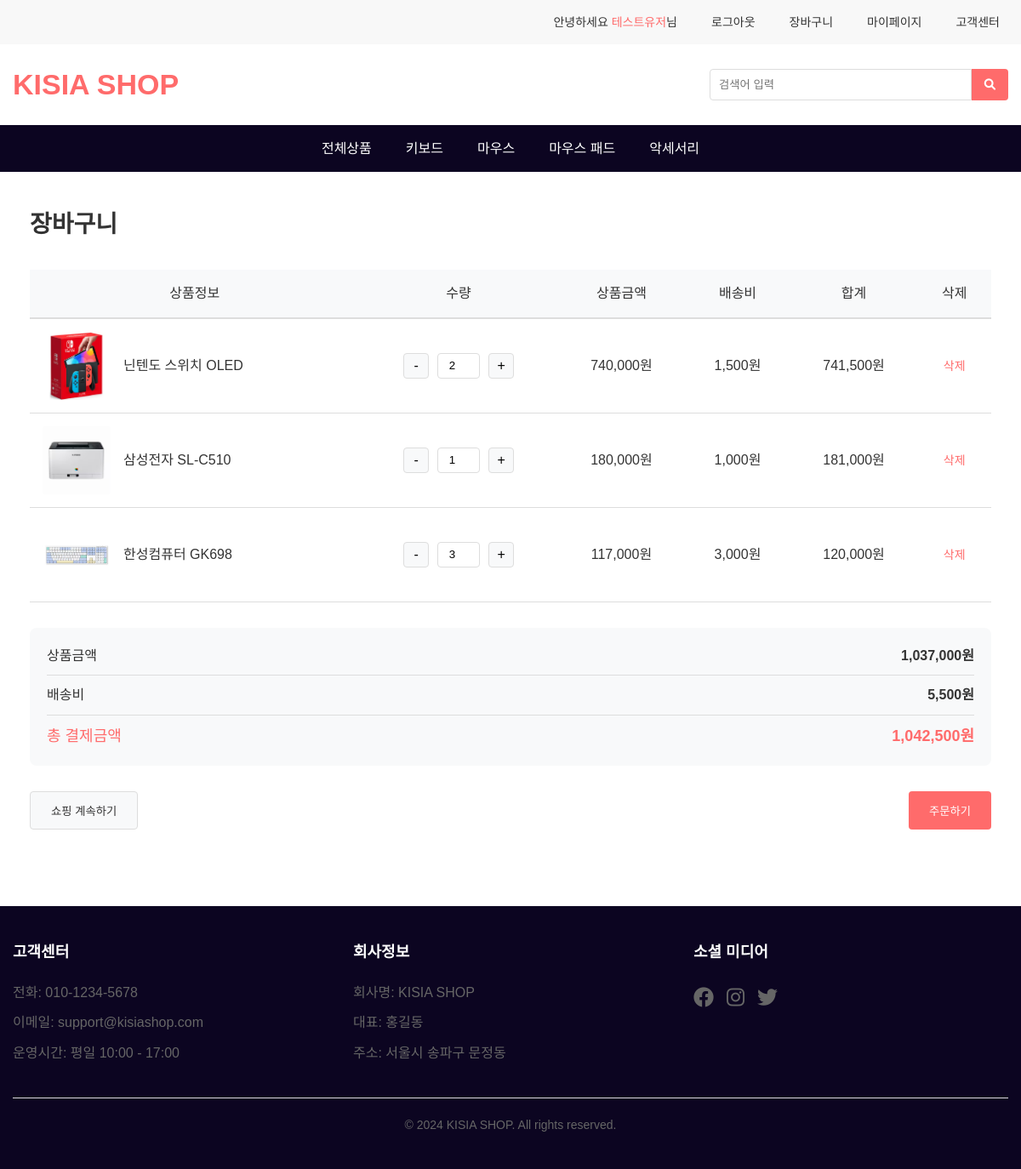
Screenshot of /mainmenu/cart.php (signed in) with the database file from the repository.
### tables this page shows
CREATE TABLE cart_items (
    id INT PRIMARY KEY AUTO_INCREMENT,
    user_id INT NOT NULL,
    product_id INT NOT NULL,
    quantity INT NOT NULL DEFAULT 1,
    added_at DATETIME DEFAULT CURRENT_TIMESTAMP,
    FOREIGN KEY (user_id) REFERENCES users(id) ON DELETE CASCADE,
    FOREIGN KEY (product_id) REFERENCES products(id) ON DELETE CASCADE,
    UNIQUE (user_id, product_id)
);

CREATE TABLE IF NOT EXISTS products (
  id INT AUTO_INCREMENT PRIMARY KEY,
  name VARCHAR(255) NOT NULL,
  short_description VARCHAR(255),
  description TEXT,
  price INT NOT NULL,
  stock INT DEFAULT 0,
  image_url VARCHAR(500),
  created_at DATETIME DEFAULT CURRENT_TIMESTAMP,
  deliver_price INT DEFAULT 0,
  category VARCHAR(255) NOT NULL,
  avg_rating FLOAT(2,1) DEFAULT 0,
  review_count INT DEFAULT 0
);

### mainmenu/queries/get_cart_items.php (called while the page is built, shortened)
<?php
require_once '/var/www/html/mainmenu/common/db.php';
$id = $_SESSION['id'];
$cart_items = array();
$sql = "SELECT ci.*, p.image_url, p.name, p.price, p.deliver_price, p.id
        FROM cart_items ci
        JOIN products p ON ci.product_id = p.id
        WHERE ci.user_id = ?";
$stmt = $conn->prepare($sql);
$stmt->bind_param("i", $id);
$stmt->execute();
$get_cart_items = $stmt->get_result();
while ($row = $get_cart_items->fetch_assoc()) {
    $cart_items[] = $row;
}
$subtotal = 0;
$shippingTotal = 0;
$grandTotal = 0;
foreach ($cart_items as $item) {
    $subtotal += $item['price'] * $item['quantity'];
    $shippingTotal += $item['deliver_price'];
    $grandTotal += $item['price'] * $item['quantity'] + $item['deliver_price'];
}
?>

### mainmenu/cart.php (the view, shortened to what this page needs)
<!DOCTYPE html>
<html lang="ko">
<head>
    <link rel="stylesheet" href="css/style.css">
    <link rel="stylesheet" href="css/cart.css">
    <link rel="stylesheet" href="https://cdnjs.cloudflare.com/ajax/libs/font-awesome/6.0.0/css/all.min.css">
</head>
<body>
    <?php include 'common/header.php'; ?>
    <?php require_once 'queries/get_cart_items.php'; ?>
    <main class="main-content">
        <div class="container">
            <div class="cart-container">
                <h2 class="page-title">장바구니</h2>
                <?php if (empty($cart_items)) : ?>
                    <div class="empty-cart">
                        <div class="empty-cart-icon">
                            <i class="fas fa-shopping-cart"></i>
                        </div>
                        <p class="empty-cart-message">장바구니가 비어있습니다.</p>
                        <a href="all.php" class="btn-shop">쇼핑하기</a>
                    </div>
                <?php else : ?>
                    <table class="cart-table">
                        <thead>
                            <tr>
                                <th>상품정보</th>
                                <th>수량</th>
                                <th>상품금액</th>
                                <th>배송비</th>
                                <th>합계</th>
                                <th>삭제</th>
                            </tr>
                        </thead>
                        <tbody>
                            <?php foreach ($cart_items as $item) : ?>
                            <tr data-cart-item-id="<?= $item['id'] ?>">
                                <td>
                                    <div class="product-info">
                                        <img src="<?php echo '/' . $item['image_url']; ?>" alt="상품 이미지" class="product-image">
                                        <a href="product_explain.php?id=<?php echo $item['product_id']; ?>" class="product-name"><?php echo $item['name']; ?></a>
                                    </div>
                                </td>
                                <td>
                                    <div class="quantity-control">
                                        <button class="quantity-btn" data-action="decrease">-</button>
                                        <input type="number" class="quantity-input" value="<?php echo $item['quantity']; ?>" min="1" data-price="<?php echo $item['price']; ?>">
                                        <button class="quantity-btn" data-action="increase">+</button>
                                    </div>
                                </td>
                                <td class="product-price"><?php echo number_format($item['price'] * $item['quantity']); ?>원</td>
                                <td class="shipping-fee" data-price="<?php echo $item['deliver_price']; ?>"><?php echo number_format($item['deliver_price']); ?>원</td>
                                <td class="total-price"><?php echo number_format($item['price'] * $item['quantity'] + $item['deliver_price']); ?>원</td>
                                <td>
                                    <button class="remove-btn">삭제</button>
                                </td>
                            </tr>
                            <?php endforeach; ?>
                        </tbody>
                    </table>
                    <div class="cart-summary">
                        <div class="summary-row">
                            <span class="summary-label">상품금액</span>
                            <span class="summary-value" id="subtotal"><?php echo number_format($subtotal); ?>원</span>
                        </div>
                        <div class="summary-row">
                            <span class="summary-label">배송비</span>
                            <span class="summary-value" id="shipping-total"><?php echo number_format($shippingTotal); ?>원</span>
                        </div>
                        <div class="summary-row">
                            <span class="summary-label summary-total">총 결제금액</span>
                            <span class="summary-value summary-total" id="grand-total"><?php echo number_format($grandTotal); ?>원</span>
                        </div>
                    </div>
                    <div class="cart-actions">
                        <button class="btn-continue">쇼핑 계속하기</button>
                        <button class="btn-checkout">주문하기</button>
                    </div>
                <?php endif; ?>
            </div>
        </div>
    </main>
    <?php include 'common/footer.php'; ?>
</body>
</html>

### mainmenu/css/style.css (style rules this page uses)
* { margin: 0; padding: 0; box-sizing: border-box; }
body { font-family: 'Noto Sans KR', sans-serif; line-height: 1.6; color: #333; }
.container { max-width: 1200px; margin: 0 auto; padding: 0 15px; }
a { text-decoration: none; color: inherit; }

### mainmenu/css/cart.css (style rules this page uses)
.cart-container { max-width: 1200px; margin: 0 auto; padding: 40px 20px; }
.page-title { font-size: 28px; font-weight: 700; margin-bottom: 30px; color: #333; }
.cart-table { width: 100%; border-collapse: collapse; margin-bottom: 30px; }
.cart-table th { background-color: #f8f9fa; padding: 15px; text-align: center; font-weight: 500; color: #333; border-bottom: 2px solid #ddd; }
.cart-table td { padding: 15px; text-align: center; border-bottom: 1px solid #ddd; }
.cart-table .product-info { display: flex; align-items: center; gap: 15px; }
.cart-table .product-image { width: 80px; height: 80px; object-fit: cover; border-radius: 4px; }
.cart-table .product-name { font-weight: 500; color: #333; text-decoration: none; }
.cart-table .quantity-control { display: flex; align-items: center; justify-content: center; gap: 10px; }
.cart-table .quantity-btn { width: 30px; height: 30px; background: #f8f9fa; border: 1px solid #ddd; border-radius: 4px; cursor: pointer; font-size: 16px; }
.cart-table .quantity-input { width: 50px; height: 30px; text-align: center; border: 1px solid #ddd; border-radius: 4px; }
.cart-table .remove-btn { color: #ff6b6b; background: none; border: none; cursor: pointer; font-size: 14px; }
.cart-summary { background: #f8f9fa; padding: 20px; border-radius: 8px; margin-bottom: 30px; }
.summary-row { display: flex; justify-content: space-between; margin-bottom: 10px; padding-bottom: 10px; border-bottom: 1px solid #ddd; }
.summary-row:last-child { border-bottom: none; margin-bottom: 0; padding-bottom: 0; }
.summary-label { font-weight: 500; color: #333; }
.summary-value { font-weight: 700; color: #333; }
.summary-total { font-size: 18px; color: #ff6b6b; }
.cart-actions { display: flex; justify-content: space-between; margin-top: 30px; }
.btn-continue { padding: 12px 24px; background: #f8f9fa; color: #333; border: 1px solid #ddd; border-radius: 4px; cursor: pointer; font-weight: 500; transition: all 0.3s; }
.btn-checkout { padding: 12px 24px; background: #ff6b6b; color: white; border: none; border-radius: 4px; cursor: pointer; font-weight: 500; transition: background 0.3s; }

### mainmenu/common/footer.php (style rules this page uses)
.container { max-width: 1200px; margin: 0 auto; padding: 0 15px; }

### rows the page displays
cart_items: product.image_url (picture), product.name "닌텐도 스위치 OLED", quantity "2", $item['price'] * $item['quantity'] "740,000", product.deliver_price "1,500", $item['price'] * $item['quantity'] + $item['deliver_price'] "741,500"
cart_items: product.image_url (picture), product.name "삼성전자 SL-C510", quantity "1", $item['price'] * $item['quantity'] "180,000", product.deliver_price "1,000", $item['price'] * $item['quantity'] + $item['deliver_price'] "181,000"
cart_items: product.image_url (picture), product.name "한성컴퓨터 GK698", quantity "3", $item['price'] * $item['quantity'] "117,000", product.deliver_price "3,000", $item['price'] * $item['quantity'] + $item['deliver_price'] "120,000"

### other values shown
$name "테스트유저"
$subtotal "1,037,000"
$shippingTotal "5,500"
$grandTotal "1,042,500"
